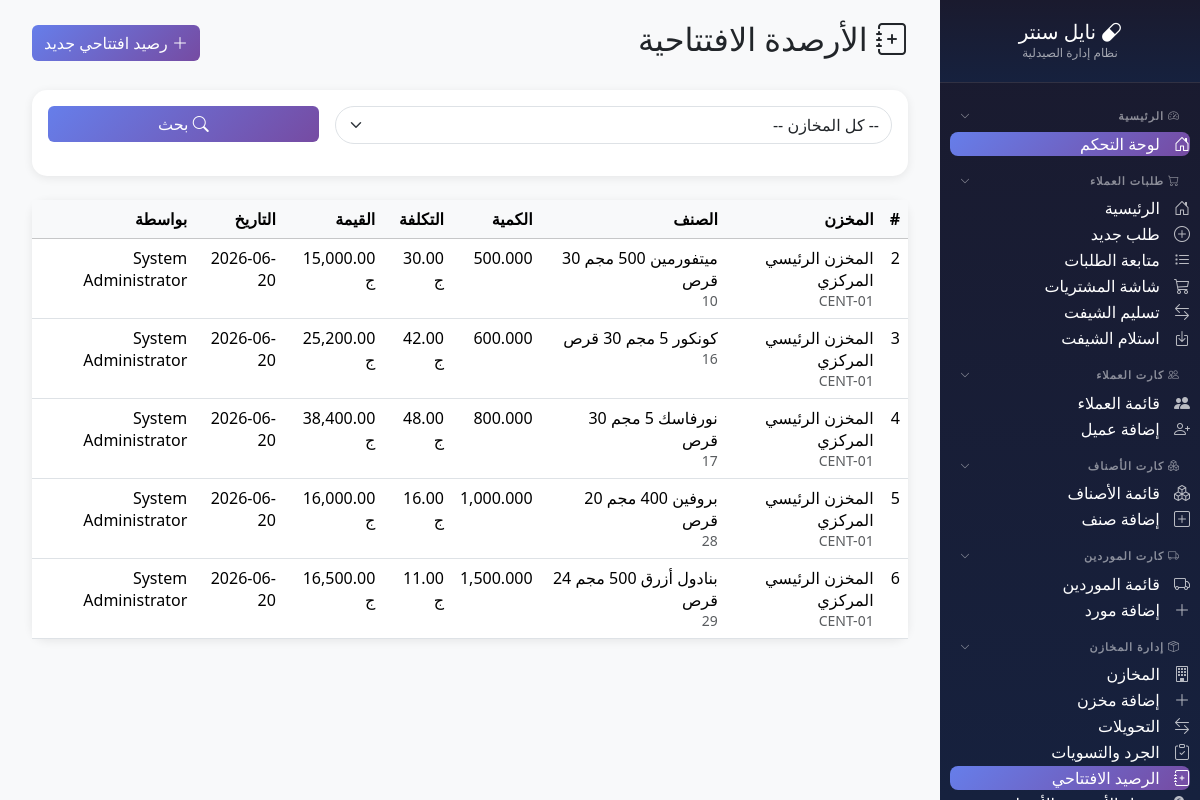
Before: /modules/inventory/opening_balance/index.php (signed in) with the older database file.
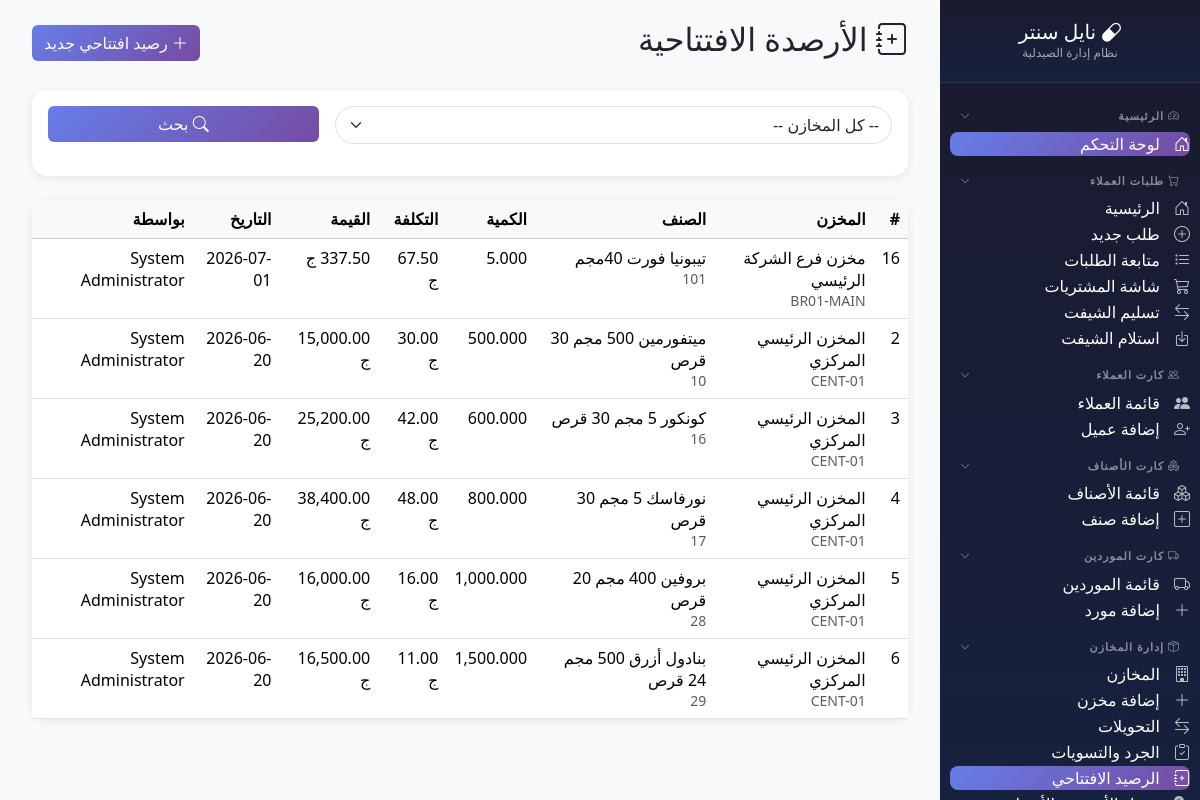
After: the same page with the newer database file.
### tables this page shows
CREATE TABLE `inventory_transactions` (
  `id` int(11) NOT NULL,
  `transaction_type` enum('opening_balance','purchase','sale','transfer_out','transfer_in','adjustment','return_in','return_out','damage','expired') NOT NULL,
  `reference_type` enum('opening_balance','purchase_invoice','sale_invoice','transfer_order','adjustment','return') DEFAULT NULL,
  `reference_id` int(11) DEFAULT NULL,
  `store_id` int(11) NOT NULL,
  `product_id` int(11) NOT NULL,
  `batch_id` int(11) DEFAULT NULL,
  `unit_id` int(11) DEFAULT NULL,
  `unit_conversion` decimal(10,3) DEFAULT 1.000,
  `quantity` decimal(12,3) NOT NULL,
  `quantity_base` decimal(12,3) NOT NULL,
  `unit_cost` decimal(12,2) DEFAULT 0.00,
  `unit_price` decimal(12,2) DEFAULT 0.00,
  `discount_percent` decimal(5,2) DEFAULT 0.00,
  `vat_percent` decimal(5,2) DEFAULT 0.00,
  `total_cost` decimal(12,2) DEFAULT 0.00,
  `total_price` decimal(12,2) DEFAULT 0.00,
  `notes` text DEFAULT NULL,
  `created_by` int(11) DEFAULT NULL,
  `created_at` timestamp NOT NULL DEFAULT current_timestamp()
);

CREATE TABLE `stores` (
  `id` int(11) NOT NULL,
  `store_code` varchar(20) NOT NULL,
  `store_name` varchar(100) NOT NULL,
  `store_type` enum('main','sub') NOT NULL DEFAULT 'sub',
  `store_category` enum('warehouse','pharmacy','expired','damaged','surplus','general') NOT NULL DEFAULT 'general',
  `branch_id` int(11) DEFAULT NULL,
  `parent_store_id` int(11) DEFAULT NULL,
  `is_active` tinyint(1) DEFAULT 1,
  `notes` text DEFAULT NULL,
  `created_by` int(11) DEFAULT NULL,
  `created_at` timestamp NOT NULL DEFAULT current_timestamp(),
  `updated_at` timestamp NOT NULL DEFAULT current_timestamp() ON UPDATE current_timestamp()
);

CREATE TABLE `products` (
  `id` int(11) NOT NULL,
  `product_code` varchar(50) NOT NULL,
  `product_name` varchar(200) NOT NULL,
  `product_name_en` varchar(200) DEFAULT NULL,
  `scientific_name` varchar(200) DEFAULT NULL,
  `product_type_id` int(11) DEFAULT 1,
  `is_service` tinyint(1) DEFAULT 0,
  `hide_in_receipt` tinyint(1) DEFAULT 0,
  `is_shortage` tinyint(1) DEFAULT 0,
  `max_stock` float DEFAULT 0,
  `min_stock` float DEFAULT 0,
  `reorder_point` float DEFAULT 0,
  `category` varchar(100) DEFAULT NULL,
  `manufacturer` varchar(100) DEFAULT NULL,
  `category_id` int(11) DEFAULT NULL,
  `company_id` int(11) DEFAULT NULL,
  `sell_price` decimal(10,2) DEFAULT 0.00,
  `unit2_sell_price` decimal(10,2) DEFAULT 0.00,
  `unit3_sell_price` decimal(10,2) DEFAULT 0.00,
  `has_expire` tinyint(1) DEFAULT 0,
  `is_drug` tinyint(1) DEFAULT 0,
  `can_be_negative` tinyint(1) DEFAULT 0,
  `is_made` tinyint(1) DEFAULT 0,
  `print_barcode` int(11) DEFAULT 0,
  `barcode_type` varchar(20) DEFAULT NULL,
  `group_id` int(11) DEFAULT NULL,
  `cost_price` decimal(10,2) DEFAULT 0.00,
  `is_imported` tinyint(4) DEFAULT 0,
  `notes` text DEFAULT NULL,
  `print_internal_barcode` tinyint(1) DEFAULT 0,
  `allow_discount` tinyint(1) DEFAULT 1,
  `max_discount` decimal(5,2) DEFAULT 0.00,
  `unit1_id` int(11) DEFAULT NULL,
  `unit2_id` int(11) DEFAULT NULL,
  `unit3_id` int(11) DEFAULT NULL,
  `unit1_to_unit2` decimal(18,0) DEFAULT NULL,
  `unit1_to_unit3` decimal(18,0) DEFAULT NULL,
  `default_sale_unit` int(11) DEFAULT 1,
  `is_active` tinyint(1) DEFAULT 1,
  `created_at` timestamp NOT NULL DEFAULT current_timestamp(),
  `updated_at` timestamp NOT NULL DEFAULT current_timestamp() ON UPDATE current_timestamp(),
  `source` enum('estock','manual') DEFAULT 'estock',
  `estock_id` decimal(18,0) DEFAULT NULL,
  `manual_code` varchar(50) DEFAULT NULL
);

CREATE TABLE `users` (
  `id` int(11) NOT NULL,
  `username` varchar(50) NOT NULL,
  `password` varchar(255) NOT NULL,
  `full_name` varchar(100) NOT NULL,
  `role` enum('admin','pharmacist','purchaser','cashier') DEFAULT 'pharmacist',
  `branch_code` varchar(20) DEFAULT NULL,
  `phone` varchar(20) DEFAULT NULL,
  `is_active` tinyint(1) DEFAULT 1,
  `last_login` datetime DEFAULT NULL,
  `created_at` timestamp NOT NULL DEFAULT current_timestamp(),
  `updated_at` timestamp NOT NULL DEFAULT current_timestamp() ON UPDATE current_timestamp()
);

### modules/inventory/opening_balance/index.php (the view, shortened to what this page needs)
<?php
$db = getDB();
$page_title = 'الأرصدة الافتتاحية';
$page = max(1, intval($_GET['page'] ?? 1));
$per_page = 20;
$offset = ($page - 1) * $per_page;
$where = "WHERE t.transaction_type = 'opening_balance'";
$params = [];
$sql = "SELECT
    t.*,
    s.store_name, s.store_code,
    b.branch_name,
    p.product_name, p.product_code, p.manual_code,
    u.full_name as created_by_name
FROM inventory_transactions t
LEFT JOIN stores s ON t.store_id = s.id
LEFT JOIN branches b ON s.branch_id = b.id
LEFT JOIN products p ON t.product_id = p.id
LEFT JOIN users u ON t.created_by = u.id
{$where}
ORDER BY t.created_at DESC
LIMIT {$per_page} OFFSET {$offset}";
$stmt = $db->prepare($sql);
$stmt->execute($params);
$balances = $stmt->fetchAll();
require_once __DIR__ . '/../../../includes/sidebar.php';
?>
<!DOCTYPE html>
<html lang="ar" dir="rtl">
<head>
    <link href="https://cdn.jsdelivr.net/npm/bootstrap@5.3.2/dist/css/bootstrap.rtl.min.css" rel="stylesheet">
    <link href="https://cdn.jsdelivr.net/npm/bootstrap-icons@1.11.1/font/bootstrap-icons.css" rel="stylesheet">
</head>
<body>
    <div class="main-content">
        <div class="container-fluid">
            <div class="d-flex justify-content-between align-items-center mb-4">
                <h2><i class="bi bi-journal-plus"></i> <?= $page_title ?></h2>
                <a href="create.php" class="btn btn-primary">
                    <i class="bi bi-plus-lg"></i> رصيد افتتاحي جديد
                </a>
            </div>
            <div class="card mb-4">
                <div class="card-body">
                    <form method="GET" action="" class="row g-3">
                        <div class="col-md-8">
                            <select name="store" class="form-select filter-select">
                                <option value="0">-- كل المخازن --</option>
                            </select>
                        </div>
                        <div class="col-md-4">
                            <button type="submit" class="btn btn-primary w-100">
                                <i class="bi bi-search"></i> بحث
                            </button>
                        </div>
                    </form>
                </div>
            </div>
            <div class="card">
                <div class="card-body p-0">
                    <div class="table-responsive">
                        <table class="table table-hover mb-0">
                            <thead class="table-light">
                                <tr>
                                    <th>#</th>
                                    <th>المخزن</th>
                                    <th>الصنف</th>
                                    <th>الكمية</th>
                                    <th>التكلفة</th>
                                    <th>القيمة</th>
                                    <th>التاريخ</th>
                                    <th>بواسطة</th>
                                </tr>
                            </thead>
                            <tbody>
                                <?php foreach ($balances as $bal): ?>
                                <tr>
                                    <td><?= $bal['id'] ?></td>
                                    <td>
                                        <?= htmlspecialchars($bal['store_name']) ?>
                                        <br><small class="text-muted"><?= htmlspecialchars($bal['store_code']) ?></small>
                                    </td>
                                    <td>
                                        <?= htmlspecialchars($bal['product_name']) ?>
                                        <br><small class="text-muted"><?= htmlspecialchars($bal['product_code'] ?? $bal['manual_code'] ?? 'N/A') ?></small>
                                    </td>
                                    <td><?= number_format($bal['quantity'], 3) ?></td>
                                    <td><?= number_format($bal['unit_cost'], 2) ?> ج</td>
                                    <td><?= number_format($bal['total_cost'], 2) ?> ج</td>
                                    <td><?= date('Y-m-d', strtotime($bal['created_at'])) ?></td>
                                    <td><?= htmlspecialchars($bal['created_by_name'] ?? 'النظام') ?></td>
                                </tr>
                                <?php endforeach; ?>
                            </tbody>
                        </table>
                    </div>
                </div>
            </div>
        </div>
    </div>
</body>
</html>

Changed rows visible on the page:
added inventory_transactions: id "16", store.store_name "مخزن فرع الشركة الرئيسي", store.store_code "BR01-MAIN", product.product_name "تيبونيا فورت 40مجم", product.product_code "101", quantity "5.000", unit_cost "67.50", total_cost "337.50", created_at "2026-07-01", created_by.full_name "System Administrator"
